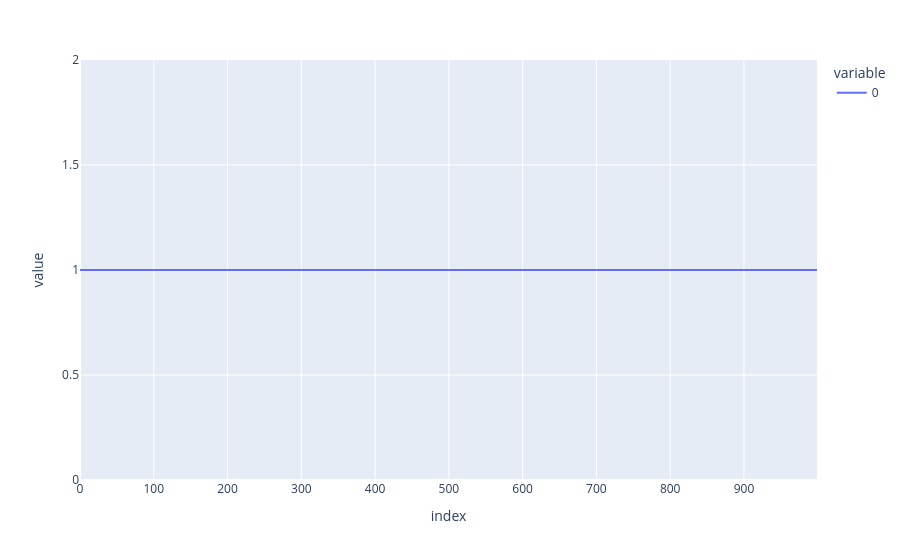

Here is the notebook cell this chart was saved with:
### Code cell
px.line(Gx)

### Figure 1 — Plotly figure (JSON) as saved in the notebook; plotly's stock layout.template omitted (floating-point values rounded to 4 significant figures; data arrays with more than 128 entries replaced by an {"elided": "..."} marker saying what was removed)
{"data": [{"hovertemplate": "variable=0<br>index=%{x}<br>value=%{y}<extra></extra>", "legendgroup": "0", "line": {"color": "#636efa", "dash": "solid"}, "marker": {"symbol": "circle"}, "mode": "lines", "name": "0", "orientation": "v", "showlegend": true, "type": "scatter", "x": {"elided": "1000 int values"}, "xaxis": "x", "y": {"elided": "1000 int values"}, "yaxis": "y"}], "layout": {"legend": {"title": {"text": "variable"}, "tracegroupgap": 0}, "margin": {"t": 60}, "xaxis": {"anchor": "y", "domain": [0, 1], "title": {"text": "index"}}, "yaxis": {"anchor": "x", "domain": [0, 1], "title": {"text": "value"}}}}
